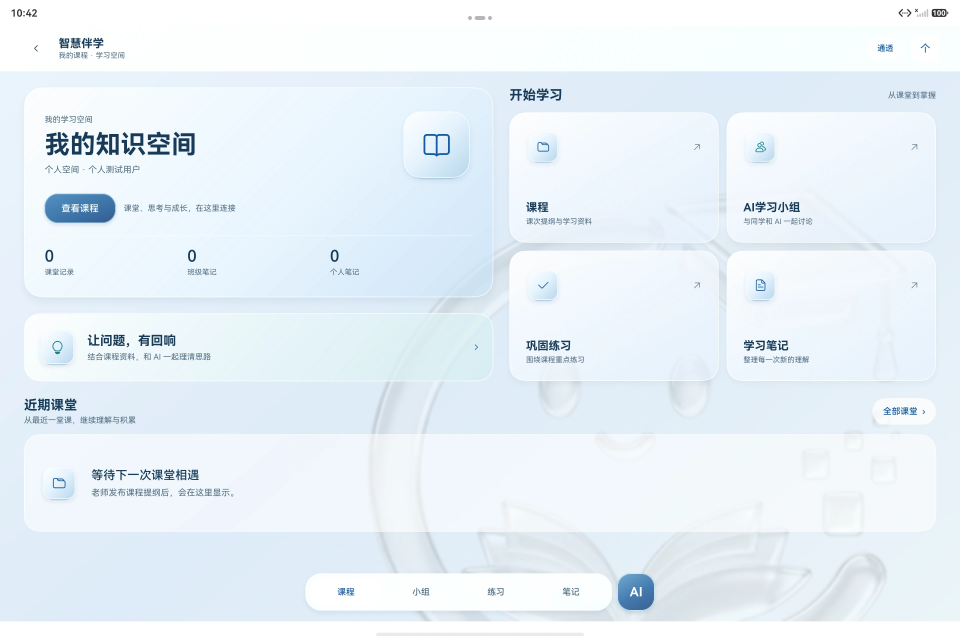
#> input picture demo-site/assets/captures/home.webp, 2880 x 1920 px (shown at 1/3 size); its folder holds 5 pictures in this run
$ python generate_assets.py
#> lines starting #> are read from the running program, lines starting #| are printed output that depends on the picture
"""Build assets only from current native client captures.

No legacy screenshot files are used. See assets/captures/provenance.json.
Usage: python demo-site/generate_assets.py
"""
from pathlib import Path
from PIL import Image

SITE = Path(__file__).resolve().parent
ASSETS = SITE / 'assets'
CAPTURES = ASSETS / 'captures'
for name in ['home', 'ai', 'group', 'notes', 'practice', 'selected', 'result']:
    original = Image.open(CAPTURES / f'{name}.webp').convert('RGB')
#> original is the input picture: PIL image 2880x1920 RGB; mean R, G, B 232.7, 241.6, 248.2
    # Crop OS status and gesture bars, preserving the application's pixels.
    cropped = original.crop((0, 78, 2880, 1864))
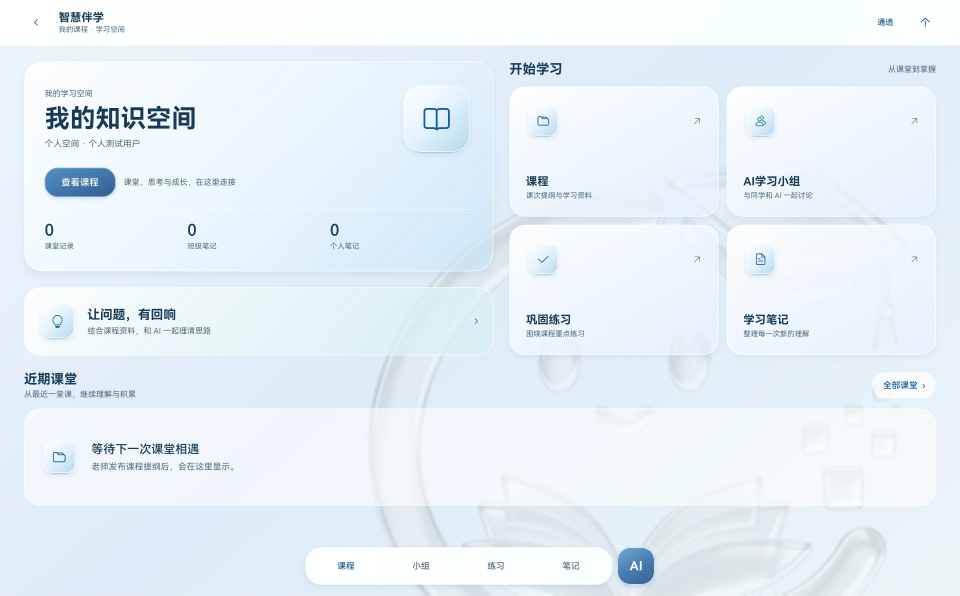
#> cropped: PIL image 2880x1786 RGB (shown at 1/3 size); mean R, G, B 231.1, 240.7, 247.7
    cropped.save(ASSETS / f'current-{name}.webp', quality=93, method=6)
    if name in ['home', 'group', 'notes', 'practice']:
        key = {'home': 'overview', 'group': 'discussion'}.get(name, name)
        cropped.resize((1920, 1191), Image.Resampling.LANCZOS).save(ASSETS / f'{key}.jpg', quality=93, optimize=True)
    print(f'Prepared current-{name}.webp', flush=True)
#> pass 2 of the loop `for name in ['home', 'ai', 'group', 'notes', 'practice', 'selected', '..`:
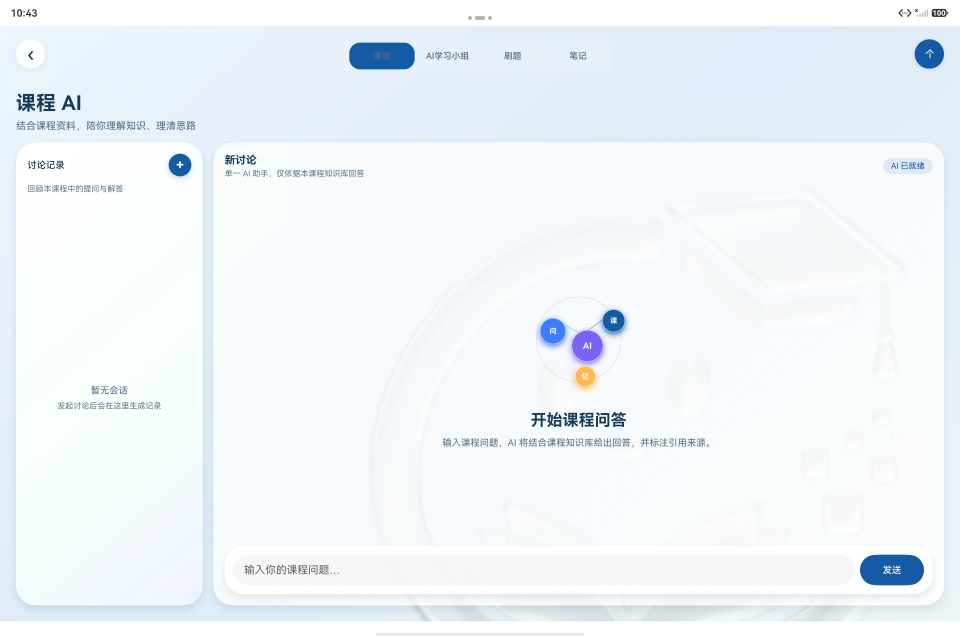
#> input picture demo-site/assets/captures/ai.webp, 2880 x 1920 px (shown at 1/3 size)
#> original is the input picture: PIL image 2880x1920 RGB; mean R, G, B 239, 245, 249.2
#> `cropped = original.crop((0, 78, 2880, 1864))`:
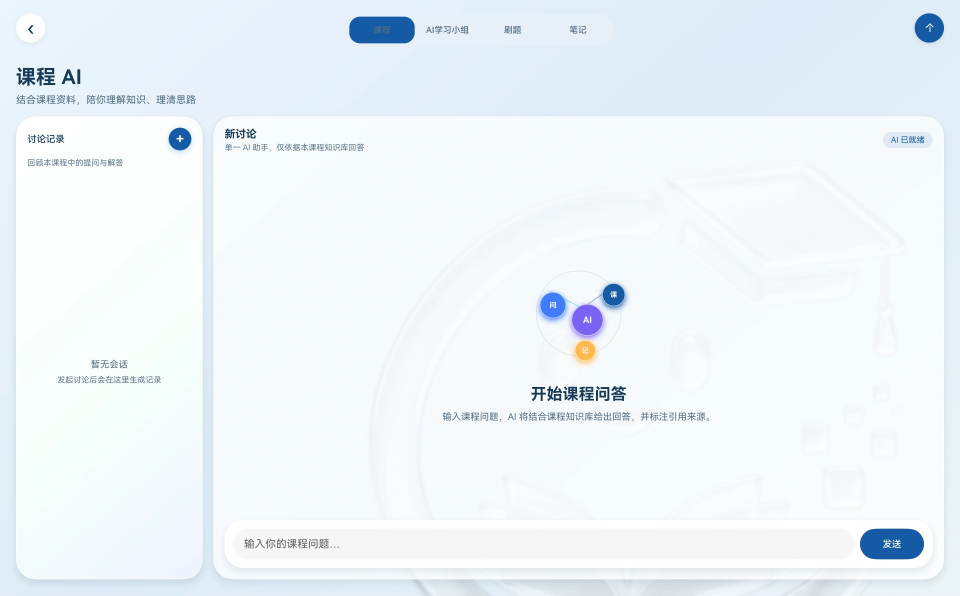
#> cropped: PIL image 2880x1786 RGB (shown at 1/3 size); mean R, G, B 237.9, 244.4, 248.9
#> pass 3 of the loop `for name in ['home', 'ai', 'group', 'notes', 'practice', 'selected', '..`:
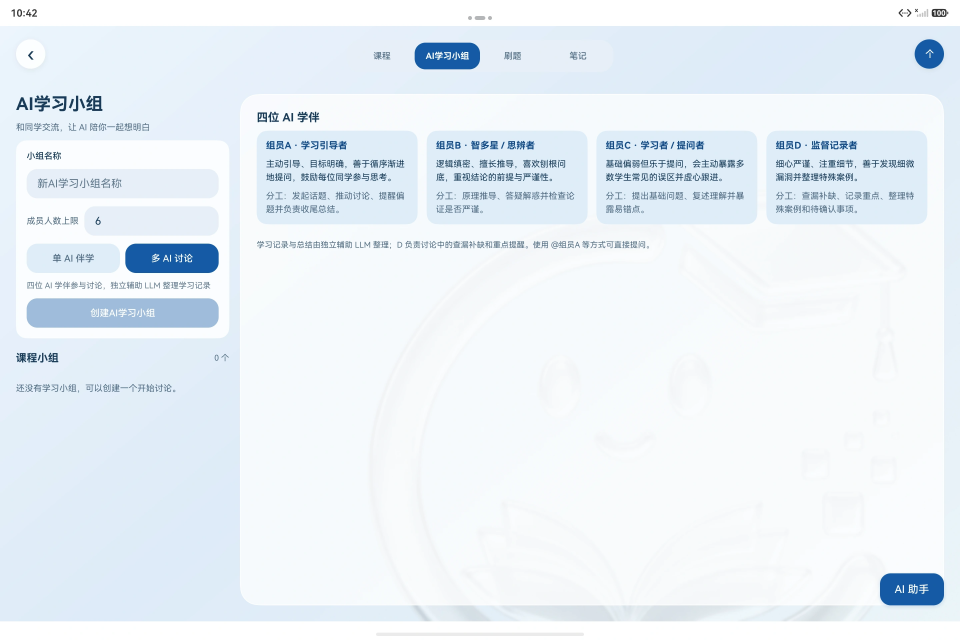
#> input picture demo-site/assets/captures/group.webp, 2880 x 1920 px (shown at 1/3 size)
#> original is the input picture: PIL image 2880x1920 RGB; mean R, G, B 233.6, 241.1, 247.5
#> `cropped = original.crop((0, 78, 2880, 1864))`:
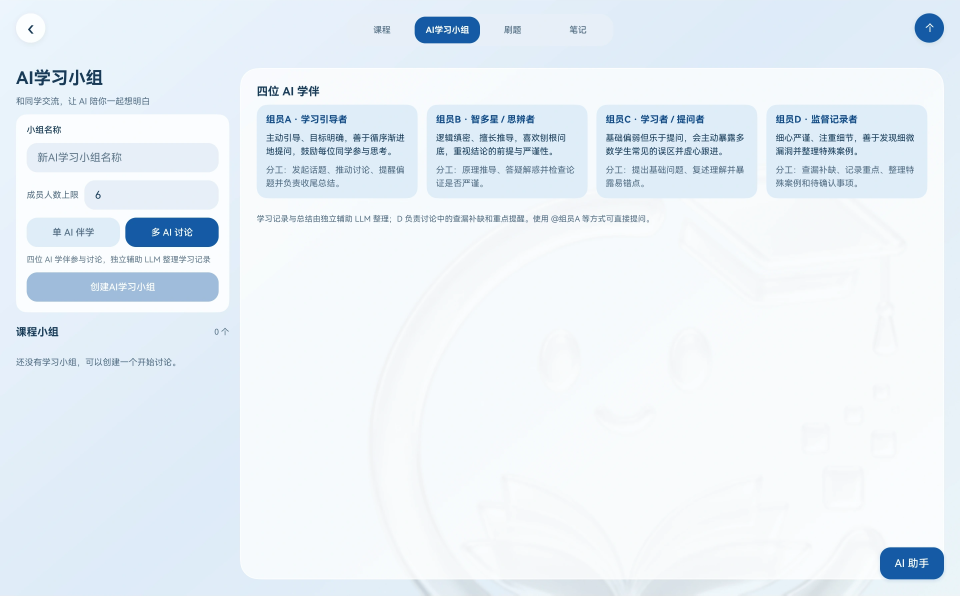
#> cropped: PIL image 2880x1786 RGB (shown at 1/3 size); mean R, G, B 232.1, 240.2, 247
#> (the run stopped early here; a loop or call above may not have finished)
